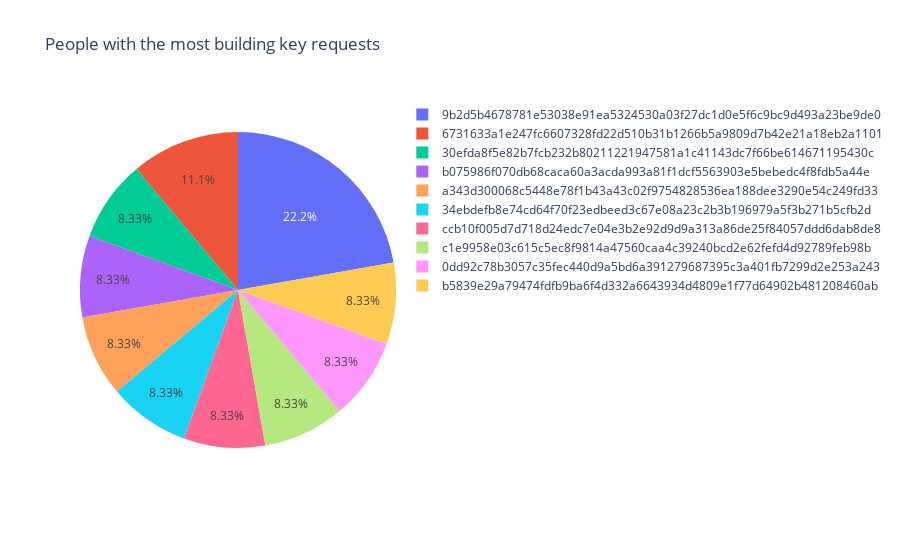

The cell this chart's notebook holds for it:
### Code cell
q3 = q2.copy()

all_ids = q3['UDID #'].tolist()
ids_set = set(all_ids)

ids_count = {}

for each_name in all_ids:
    if each_name in ids_set:
        if each_name in ids_count:
            ids_count[each_name] += 1
        else:
            ids_count[each_name] = 1

top_10 = sorted(ids_count.items(), key=lambda x: x[1], reverse=True)[:10]
top_10 = [x[0] for x in top_10]
top_10_values = [x[1] for x in top_10]

px.pie(values=top_10_values, names=top_10, title="People with the most building key requests")

### Figure 1 — Plotly figure (JSON) as saved in the notebook; plotly's stock layout.template omitted (floating-point values rounded to 4 significant figures)
{"data": [{"domain": {"x": [0, 1], "y": [0, 1]}, "hovertemplate": "label=%{label}<br>value=%{value}<extra></extra>", "labels": ["9b2d5b4678781e53038e91ea5324530a03f27dc1d0e5f6c9bc9d493a23be9de0", "6731633a1e247fc6607328fd22d510b31b1266b5a9809d7b42e21a18eb2a1101", "30efda8f5e82b7fcb232b80211221947581a1c41143dc7f66be614671195430c", "b075986f070db68caca60a3acda993a81f1dcf5563903e5bebedc4f8fdb5a44e", "a343d300068c5448e78f1b43a43c02f9754828536ea188dee3290e54c249fd33", "34ebdefb8e74cd64f70f23edbeed3c67e08a23c2b3b196979a5f3b271b5cfb2d", "ccb10f005d7d718d24edc7e04e3b2e92d9d9a313a86de25f84057ddd6dab8de8", "c1e9958e03c615c5ec8f9814a47560caa4c39240bcd2e62fefd4d92789feb98b", "0dd92c78b3057c35fec440d9a5bd6a391279687395c3a401fb7299d2e253a243", "b5839e29a79474fdfb9ba6f4d332a6643934d4809e1f77d64902b481208460ab"], "legendgroup": "", "name": "", "showlegend": true, "type": "pie", "values": [8, 4, 3, 3, 3, 3, 3, 3, 3, 3]}], "layout": {"legend": {"tracegroupgap": 0}, "title": {"text": "People with the most building key requests"}}}
